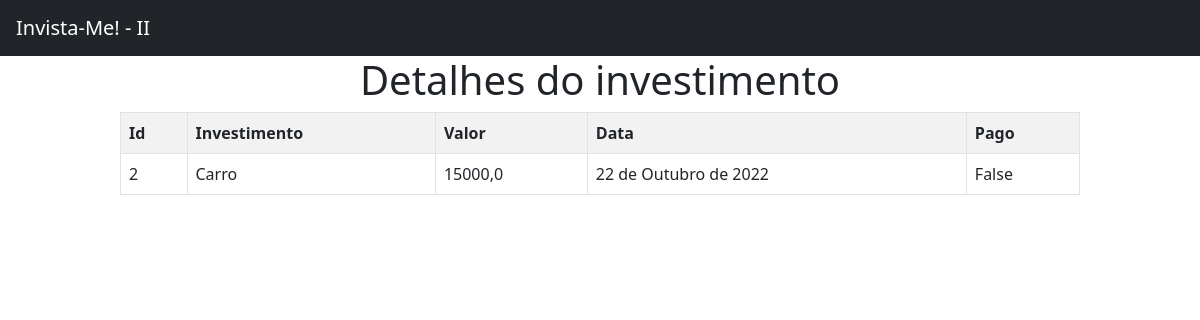
//2, run on the app's committed database.
### invista_me/models.py (models this page shows)
class Investimento(models.Model):
    investimento = models.TextField(max_length=255)
    valor = models.FloatField()
    pago = models.BooleanField(default=False)
    data = models.DateField(default=datetime.now)

### invista_me/views.py (the view)
# urls.py: path('/<int:id_investimento>',views.detalhe,name='detalhe'),
def detalhe(request,id_investimento):
    dados = {
        'dados': Investimento.objects.get(pk=id_investimento)
        }
    return render(request,'investimentos/detalhe.html',dados)

### invista_me/templates/investimentos/detalhe.html
{% extends 'investimentos/base.html' %}
{% block conteudo %}
<h1 style="position:relative;width:80%; background-color:none; left: 10%; text-align: center;">Detalhes do investimento</h1>
<table class="table table-striped table-bordered" style="padding: 2%; width: 80%; margin: 0 auto; border-radius: 10px;">
    <tr>
        <th>Id</th>
        <th>Investimento</th>
        <th>Valor</th>
        <th>Data</th>
        <th>Pago</th>
    </tr>
    <tr>
        <td>{{dados.id}}</td>
        <td>{{dados.investimento}}</td>
        <td>{{dados.valor}}</td>
        <td>{{dados.data}}</td>
        <td>{{dados.pago}}</td>
    </tr>
</table>
{% endblock %}

### data on the page
Investimento: id "2", investimento "Carro", valor "15000,0", data "22 de Outubro de 2022", pago "False"
